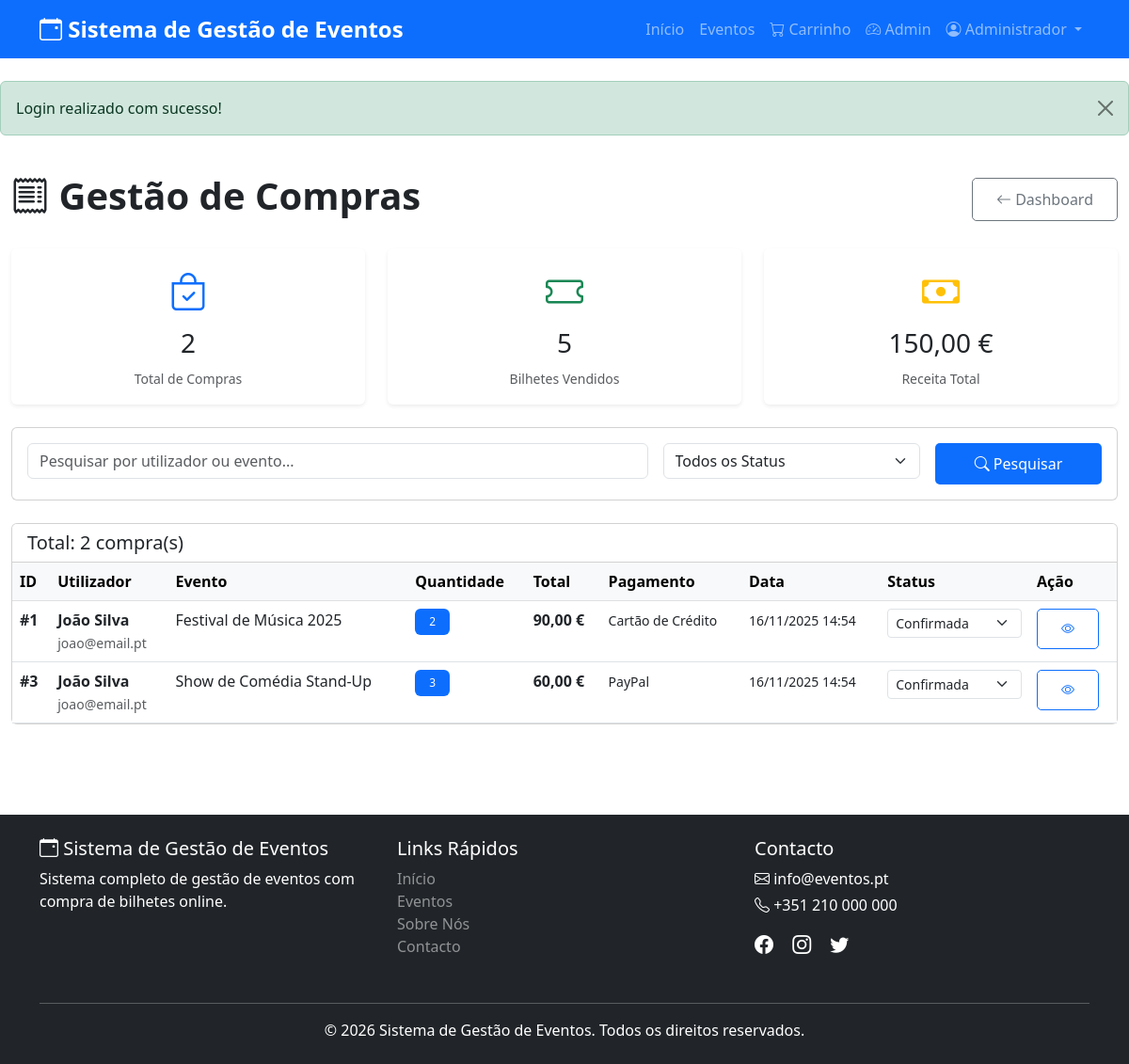
Screenshot of /admin/purchase.php (signed in) with the database file from the repository.
### tables this page shows
CREATE TABLE `purchases` (
  `id` int(11) NOT NULL,
  `user_id` int(11) NOT NULL,
  `event_id` int(11) NOT NULL,
  `quantity` int(11) NOT NULL,
  `total_price` decimal(10,2) NOT NULL,
  `purchase_date` timestamp NOT NULL DEFAULT current_timestamp(),
  `status` enum('pending','confirmed','cancelled') DEFAULT 'confirmed',
  `payment_method` varchar(50) DEFAULT NULL
);

CREATE TABLE `users` (
  `id` int(11) NOT NULL,
  `name` varchar(100) NOT NULL,
  `email` varchar(100) NOT NULL,
  `password` varchar(255) NOT NULL,
  `phone` varchar(20) DEFAULT NULL,
  `address` text DEFAULT NULL,
  `role` enum('admin','user') DEFAULT 'user',
  `created_at` timestamp NOT NULL DEFAULT current_timestamp(),
  `updated_at` timestamp NOT NULL DEFAULT current_timestamp() ON UPDATE current_timestamp()
);

CREATE TABLE `events` (
  `id` int(11) NOT NULL,
  `title` varchar(200) NOT NULL,
  `description` text NOT NULL,
  `event_date` date NOT NULL,
  `event_time` time NOT NULL,
  `location` varchar(255) NOT NULL,
  `ticket_price` decimal(10,2) NOT NULL,
  `available_tickets` int(11) NOT NULL DEFAULT 100,
  `image` varchar(255) DEFAULT NULL,
  `status` enum('active','cancelled','completed') DEFAULT 'active',
  `created_by` int(11) DEFAULT NULL,
  `created_at` timestamp NOT NULL DEFAULT current_timestamp(),
  `updated_at` timestamp NOT NULL DEFAULT current_timestamp() ON UPDATE current_timestamp()
);

### admin/purchase.php (the view, shortened to what this page needs)
<?php
require_once '../config.php';
$search = isset($_GET['search']) ? sanitize($_GET['search']) : '';
$query = "
    SELECT p.*, u.name as user_name, u.email as user_email, e.title as event_title
    FROM purchases p
    JOIN users u ON p.user_id = u.id
    JOIN events e ON p.event_id = e.id
    WHERE 1=1
";
$params = [];
$query .= " ORDER BY p.purchase_date DESC";
$stmt = $conn->prepare($query);
$stmt->execute($params);
$purchases = $stmt->fetchAll();
$stmt = $conn->query("SELECT COUNT(*) as count, SUM(total_price) as total, SUM(quantity) as tickets FROM purchases");
$stats = $stmt->fetch();
include '../includes/header.php';
?>
<div class="container-fluid py-4">
    <div class="d-flex justify-content-between align-items-center mb-4">
        <h1 class="fw-bold"><i class="bi bi-receipt"></i> Gestão de Compras</h1>
        <a href="index.php" class="btn btn-outline-secondary"><i class="bi bi-arrow-left"></i> Dashboard</a>
    </div>
    <div class="row mb-4">
        <div class="col-md-4">
            <div class="card border-0 shadow-sm">
                <div class="card-body text-center">
                    <i class="bi bi-bag-check text-primary" style="font-size: 2.5rem;"></i>
                    <h3 class="mt-2"><?php echo $stats['count']; ?></h3>
                    <small class="text-muted">Total de Compras</small>
                </div>
            </div>
        </div>
        <div class="col-md-4">
            <div class="card border-0 shadow-sm">
                <div class="card-body text-center">
                    <i class="bi bi-ticket text-success" style="font-size: 2.5rem;"></i>
                    <h3 class="mt-2"><?php echo $stats['tickets']; ?></h3>
                    <small class="text-muted">Bilhetes Vendidos</small>
                </div>
            </div>
        </div>
        <div class="col-md-4">
            <div class="card border-0 shadow-sm">
                <div class="card-body text-center">
                    <i class="bi bi-cash text-warning" style="font-size: 2.5rem;"></i>
                    <h3 class="mt-2"><?php echo formatPrice($stats['total']); ?></h3>
                    <small class="text-muted">Receita Total</small>
                </div>
            </div>
        </div>
    </div>
    <div class="card mb-4">
        <div class="card-body">
            <form method="GET" class="row g-3">
                <div class="col-md-7">
                    <input type="text" name="search" class="form-control" placeholder="Pesquisar por utilizador ou evento..." value="<?php echo htmlspecialchars($search); ?>">
                </div>
                <div class="col-md-3">
                    <select name="status" class="form-select">
                        <option value="">Todos os Status</option>
                    </select>
                </div>
                <div class="col-md-2">
                    <button type="submit" class="btn btn-primary w-100"><i class="bi bi-search"></i> Pesquisar</button>
                </div>
            </form>
        </div>
    </div>
    <div class="card">
        <div class="card-header bg-white">
            <h5 class="mb-0">Total: <?php echo count($purchases); ?> compra(s)</h5>
        </div>
        <div class="card-body p-0">
            <div class="table-responsive">
                <table class="table table-hover mb-0">
                    <thead class="table-light">
                        <tr>
                            <th>ID</th>
                            <th>Utilizador</th>
                            <th>Evento</th>
                            <th>Quantidade</th>
                            <th>Total</th>
                            <th>Pagamento</th>
                            <th>Data</th>
                            <th>Status</th>
                            <th>Ação</th>
                        </tr>
                    </thead>
                    <tbody>
                        <?php foreach ($purchases as $purchase): ?>
                            <tr>
                                <td><strong>#<?php echo $purchase['id']; ?></strong></td>
                                <td>
                                    <strong><?php echo htmlspecialchars($purchase['user_name']); ?></strong><br>
                                    <small class="text-muted"><?php echo htmlspecialchars($purchase['user_email']); ?></small>
                                </td>
                                <td><?php echo htmlspecialchars($purchase['event_title']); ?></td>
                                <td><span class="badge bg-primary"><?php echo $purchase['quantity']; ?></span></td>
                                <td><strong><?php echo formatPrice($purchase['total_price']); ?></strong></td>
                                <td><small><?php echo htmlspecialchars($purchase['payment_method']); ?></small></td>
                                <td><small><?php echo date('d/m/Y H:i', strtotime($purchase['purchase_date'])); ?></small></td>
                                <td>
                                    <form method="POST" class="d-inline">
                                        <select name="status" class="form-select form-select-sm" onchange="this.form.submit()">
                                            <option value="confirmed" <?php echo $purchase['status'] == 'confirmed' ? 'selected' : ''; ?>>Confirmada</option>
                                        </select>
                                    </form>
                                </td>
                                <td>
                                    <a href="purchase_detail.php?id=<?php echo $purchase['id']; ?>" class="btn btn-sm btn-outline-primary"><i class="bi bi-eye"></i></a>
                                </td>
                            </tr>
                        <?php endforeach; ?>
                    </tbody>
                </table>
            </div>
        </div>
    </div>
</div>
<?php include '../includes/footer.php'; ?>

### assets/css/style.css (style rules this page uses)
:root { --primary-color: #0d6efd; --secondary-color: #6c757d; --success-color: #198754; --danger-color: #dc3545; --warning-color: #ffc107; }
body { min-height: 100vh; display: flex; flex-direction: column; font-family: "Segoe UI", Tahoma, Geneva, Verdana, sans-serif; }
.btn { padding: 10px 25px; border-radius: 5px; font-weight: 500; }
.btn-primary { background: var(--primary-color); border: none; }
.badge { padding: 8px 15px; font-weight: 500; }

### rows the page displays
purchases: id "1", user.name "João Silva", user.email "joao@email.pt", event.title "Festival de Música 2025", quantity "2", total_price "90,00 €", payment_method "Cartão de Crédito", purchase_date "16/11/2025 14:54", status "Confirmada"
purchases: id "3", user.name "João Silva", user.email "joao@email.pt", event.title "Show de Comédia Stand-Up", quantity "3", total_price "60,00 €", payment_method "PayPal", purchase_date "16/11/2025 14:54", status "Confirmada"

### other values shown
SITE_NAME "Sistema de Gestão de Eventos"
$_SESSION['user_name'] "Administrador"
$alert['message'] "Login realizado com sucesso!"
$stats['count'] "2"
$stats['tickets'] "5"
formatPrice($stats['total']) "150,00 €"
count($purchases) "2"
